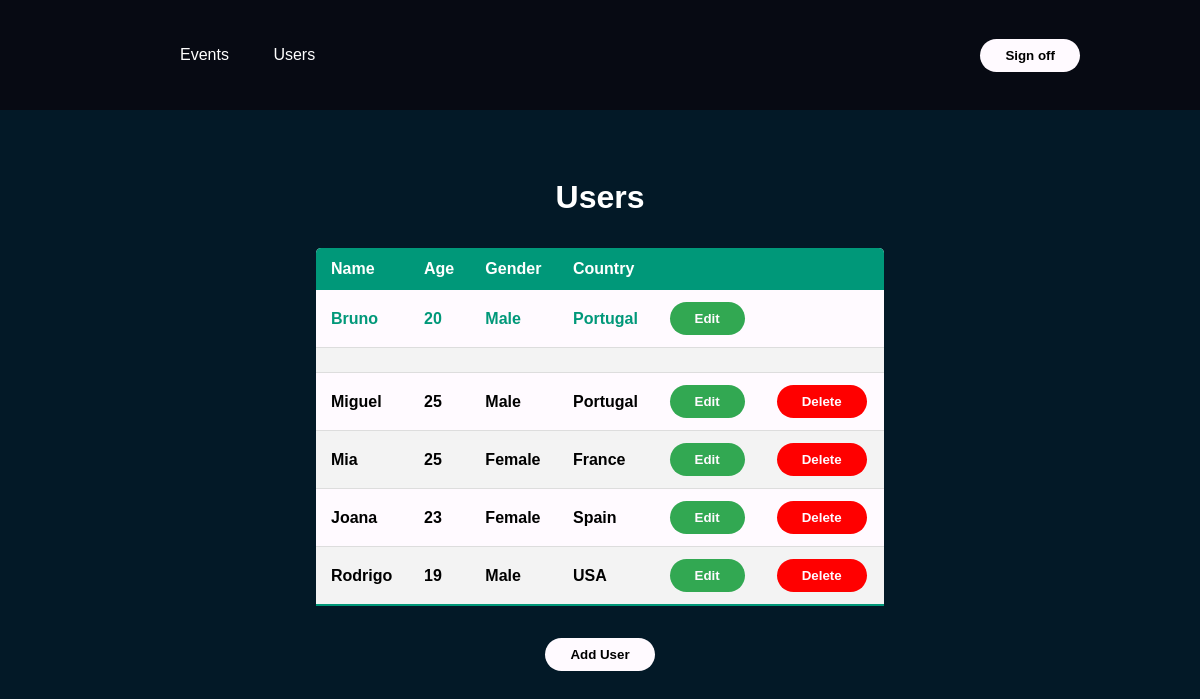
/users.php (signed in), run on the app's committed database.
### tables this page shows
CREATE TABLE `users` (
  `userID` int(11) NOT NULL,
  `userName` varchar(128) NOT NULL,
  `userEmail` varchar(128) NOT NULL,
  `userUID` varchar(128) NOT NULL,
  `userAge` int(64) NOT NULL,
  `userCountry` varchar(64) NOT NULL,
  `userGender` varchar(64) NOT NULL,
  `userPassword` varchar(128) NOT NULL,
  `userAdmin` tinyint(1) NOT NULL
);

### users.php (the view, shortened to what this page needs)
<?php
    include("includes/db.inc.php");
    $sql = "SELECT * FROM users";
    $result = mysqli_query($conn, $sql);
    $sql = "SELECT * FROM users WHERE userID =" . $_SESSION["userID"];
    $resultData = mysqli_query($conn, $sql);
    $loggedIn = mysqli_fetch_assoc($resultData);
?>
<!DOCTYPE html>
<html lang="en">
<head>
    <link rel="stylesheet" href="style.css">
</head>
<body>
    <header>
        <nav>
            <ul class="navLinks">
                <li><a href="events.php">Events</a></li>
                <li><a href="">Users</a></li>
            </ul>
        </nav>
        <a href="includes/logout.inc.php"><button>Sign off</button></a>
    </header>
    <div>
        <h1 style="text-align:center; color:white; padding-top:1.5em">Users</h1>
        <div class = "table" >
            <table class="content-table">
                <thead>
                    <tr>
                        <th>Name</th>
                        <th>Age</th>
                        <th>Gender</th>
                        <th>Country</th>
                        <th></th>
                        <th></th>
                    </tr>
                </thead>
                <tbody>
                    <tr class="activeRow">
                        <td><?=$loggedIn["userName"]?></td>
                        <td><?=$loggedIn["userAge"]?></td>
                        <td><?=$loggedIn["userGender"]?></td>
                        <td><?=$loggedIn["userCountry"]?></td>
                        <td><a href="<?= "users.edit.php?ID=" . $_SESSION["userID"] ?>"><button style="background-color:#32a852">Edit</button></a></td>
                    </tr>
                    <tr>
                        <td></td>
                        <td></td>
                        <td></td>
                        <td></td>
                        <td></td>
                        <td></td>
                    </tr>
                    <?php while($row = mysqli_fetch_assoc($result)) {
                        if($row["userID"] == $_SESSION["userID"]){}
                        else{ ?>
                        <tr>
                            <td><?= $row["userName"] ?></td>
                            <td><?= $row["userAge"] ?></td>
                            <td><?= $row["userGender"] ?></td>
                            <td><?= $row["userCountry"] ?></td>
                            <td><a href=" <?= "users.edit.php?ID=" . $row["userID"] ?>"><button style="background-color:#32a852">Edit</button></a></td>
                            <td><a href=" <?= "users.delete.php?ID=" . $row["userID"] ?>"><button style="background-color:red">Delete</button></a></td>
                        </tr>
                    <?php }} ?>
                </tbody>
            </table>
        </div>
        <div style="display:flex; justify-content:center">
            <a href="users.add.php"><button>Add User</button></a>
        </div>
    </div>
</body>
</html>

### style.css (style rules this page uses)
:root { font-weight: bold; font-size: medium; --background-color:#031927; --secondary-color:#070A13; --third-color:#FFFAFF; background-color: var(--background-color); }
* { box-sizing: border-box; }
body { width: 100%; height: 100%; margin:0; padding:0; font-family: sans-serif; }
header { display: flex; justify-content: space-between; align-items: center; padding:30px 10%; background: var(--secondary-color); }
nav li,a { font-weight: 500; color:white; text-decoration: none; }
button { font-weight: bold; padding:9px 25px; background-color: var(--third-color); border:none; border-radius: 50px; cursor: pointer; transition: all 0.3 ease 0s; }
.navLinks { list-style: none; }
.navLinks li { display: inline-block; padding: 0 20px; }
table { align-items: center; width:50%; background-color: var(--third-color); }
.table { margin:2em; display: flex; align-items: center; justify-content: center; }
.content-table { max-height: 1em; overflow-y:scroll; border-collapse: collapse; border-radius: 5px 5px 0 0; overflow: hidden; }
.content-table thead tr { background-color: #009879; color:#FFFFFF; text-align: left; }
.content-table th, .content-table td { padding: 12px 15px; }
.content-table tbody tr { border-bottom: 1px solid #dddddd; }
.content-table tbody tr:nth-of-type(even) { background-color: #f3f3f3; }
.content-table tbody tr:last-of-type { border-bottom: 2px solid #009879; }
.content-table button { background-color: var(--secondary-color); color: var(--third-color); }
.content-table a { color: black; font-weight: bold; }
.content-table tbody tr.activeRow { font-weight: bold; color: #009879; }

### data on the page
users: userName "Bruno", userAge "20", userGender "Male", userCountry "Portugal"
users: userName "Miguel", userAge "25", userGender "Male", userCountry "Portugal"
users: userName "Mia", userAge "25", userGender "Female", userCountry "France"
users: userName "Joana", userAge "23", userGender "Female", userCountry "Spain"
users: userName "Rodrigo", userAge "19", userGender "Male", userCountry "USA"
